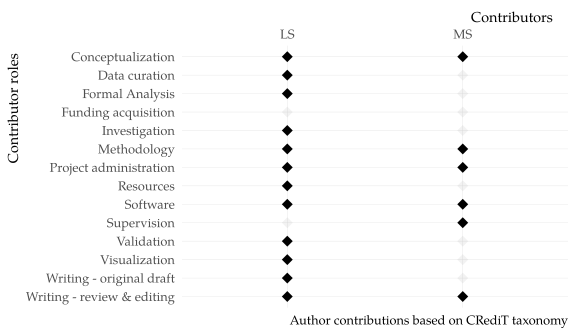

This figure's R source:
# devtools::install_github("jvcasillas/contributoR")
library(contributoR)
library(ggplot2)
library(sysfonts)
library(showtext)


contr <- list(
 LS = c(1:3, 5:9, 11:14),
 MS = c(1, 6, 7, 9, 10, 14)
 )

# Plot contributions
contributor(contributions = contr) +
  theme(text = element_text(family = "TeX Gyre Pagella"))

ggsave(
  filename = "preregistration/resources/contribution.svg",
   width = 6,
   height = 3.5,
   dpi = 500,
   bg = "white"
   )
